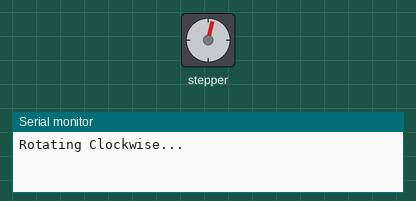
The sketch below on a simulated Arduino Uno, built with avr-gcc and run on an emulated ATmega328P. Parts: stepper motor, the last lines printed to the serial monitor. Stepper angles assume 200 steps per turn.

Above: at 0.05 s.
At 0.45 s:
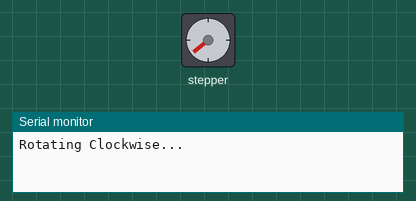
At 2.55 s:
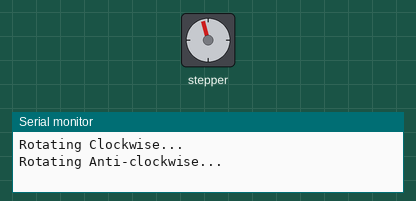
At 3.0 s:
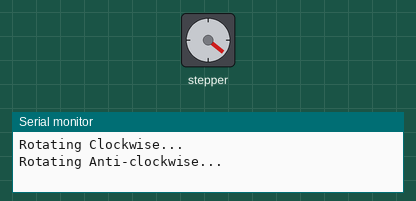
Timing chart, 0 to 6.5 s (numbered marks = the images above):
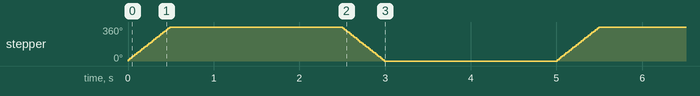

The sketch:

Stepper_Test.ino
```cpp
#include <Stepper.h>

const int steps_per_rev = 200; //Set to 200 for NIMA 17
#define IN1 14
#define IN2 27
#define IN3 26
#define IN4 25

Stepper motor(steps_per_rev, IN1, IN2, IN3, IN4);


void setup()
{
  motor.setSpeed(120);
  Serial.begin(115200);
}

void loop()
{
  Serial.println("Rotating Clockwise...");
  motor.step(steps_per_rev);
  delay(2000);

  Serial.println("Rotating Anti-clockwise...");
  motor.step(-steps_per_rev);
  delay(2000);
}
```

Measured:
- by itself, stepper: turns 360° clockwise in 0.48 s, then 360° counter-clockwise in 0.48 s, repeating every 5.0 s
